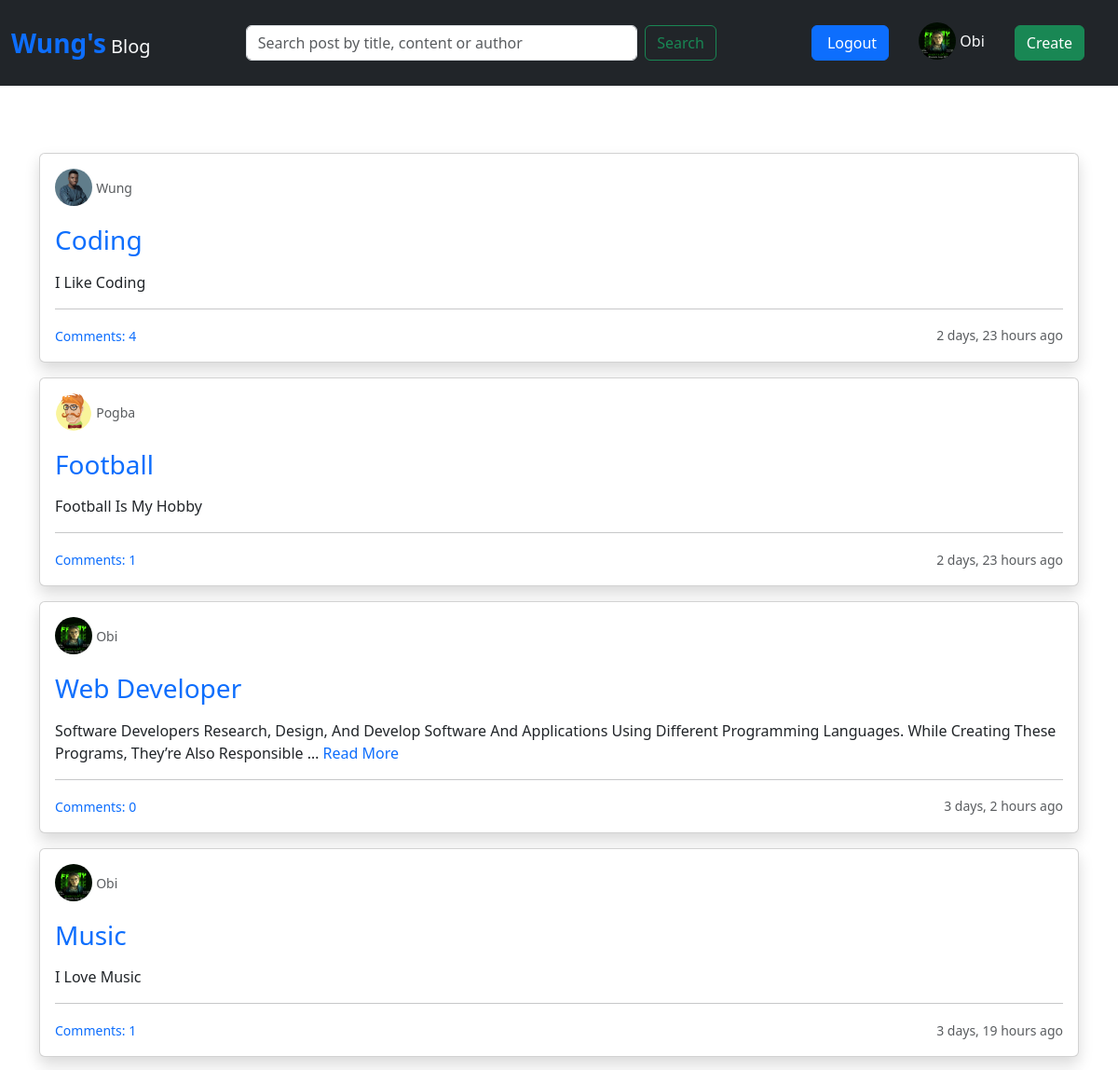
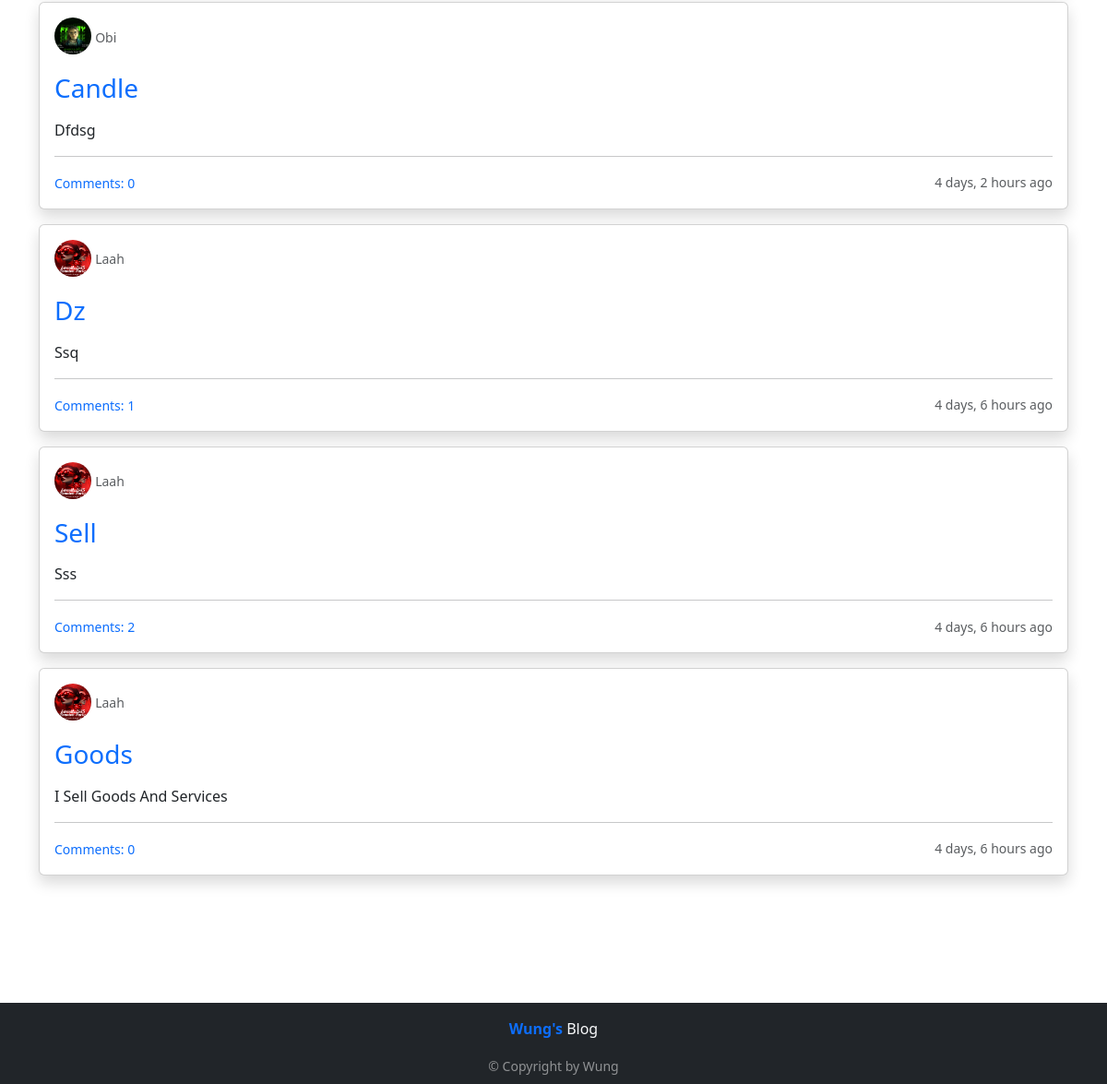
Screenshot of / (signed in) with the database file from the repository (2 pictures, top to bottom).
### blog/models.py (models this page shows, shortened)
class UserProfile(models.Model):
    user = models.OneToOneField(User, on_delete=models.CASCADE)
    bio = models.TextField(blank=True)
    profile_picture = models.ImageField(upload_to='profile_pictures', null=True, blank=True)
    created = models.DateTimeField(auto_now_add=True)
    updated = models.DateTimeField(auto_now=True)

class Post(models.Model):
    title = models.CharField(max_length=200)
    content = models.TextField(blank=True)
    author = models.ForeignKey(User, on_delete=models.CASCADE, related_name='posts')
    created = models.DateTimeField(auto_now_add=True)
    updated = models.DateTimeField(auto_now=True)
    class Meta:
        ordering = ['-updated', '-created']

### blog/views.py (the view)
# urls.py: path('', views.listPosts, name="home"),
@login_required(login_url='login')
def listPosts(request, query=None):
    user = request.user
    user_profile, created = UserProfile.objects.get_or_create(user=user)
    q = request.GET.get('q') if request.GET.get('q') is not None else ""
    if query:
        posts = Post.objects.filter(
            Q(title__icontains=q) |
            Q(content__icontains=q) |
            Q(author__username__icontains=q)
        ).annotate(comment_count=Count('comments')).order_by('-created')
        if not posts.exists():
            messages.info(request, "Nothing found")
            posts = Post.objects.all().annotate(comment_count=Count('comments'))
    else:
        posts = Post.objects.all().annotate(comment_count=Count('comments')).order_by('-created')
        query = ""
    context = {
        'posts': posts,
        'user': user,
        'user_profile': user_profile,
        'q': query
    }
    return render(request, 'index.html', context)

### blog/context_processors.py (called while the page is built)
def user_profile(request):
    if request.user.is_authenticated:
        try:
            user_profile, created = UserProfile.objects.get_or_create(user=request.user)
        except UserProfile.DoesNotExist:
            user_profile = None
    else:
        user_profile = None
    return {'user_profile': user_profile}

### templates/index.html (shortened to what this page needs)
{% extends 'includes/base.html' %}
{% load static %}
{% block content %}
<div class="container my-5">
    {% for post in posts %}
    <div class="card mb-3 shadow">
        <div class="card-body">
            <a href="{% url 'profile' post.author.id %}" class="text-decoration-none mt-3">
                {% if post.author.userprofile.profile_picture %}
                    <img src="{{ post.author.userprofile.profile_picture.url }}"  width="40" height="40" class="profile-picture rounded-circle mb-1" alt="Profile Picture">
                {% else %}
                    <img src="{% static 'images/th.jpeg' %}" class="rounded-circle me-2" width="40" height="40" alt="User Profile">
                {% endif %}
                <small class="text-muted text-capitalize me-2">{{ post.author }}</small>
            </a>
            <h3 class="card-title mt-3">
                <a href="{% url 'detail' post.id %}" class="heading text-decoration-none text-primary text-capitalize mt-6">{{ post.title }}</a>
            </h3>
            {% if post.content|wordcount > 20 %}
            <a href="{% url 'detail' post.id %}" class="text-decoration-none text-dark ">
                <p class="card-text text-capitalize mt-3">{{ post.content|truncatewords:20 }}
                    <span class="read-more text-primary">Read More</span>
                </p>
            </a>
            {% else %}
                <p class="card-text text-capitalize mt-3">{{ post.content }}
            {% endif %}
            <hr>
            <div class="d-flex justify-content-between align-items-center">
                <a href="{% url 'comment-post' post.id %}" class="text-decoration-none"><small>Comments: {{post.comment_count}}</small></a>
                <small class="text-muted">{{ post.created|timesince }} ago</small>
            </div>
        </div>
    </div>
    {% endfor %}
</div>
{% endblock %}

### templates/includes/base.html (shortened to what this page needs)
{% load static %}
<!DOCTYPE html>
<html lang="en">
<head>
    <link rel="stylesheet" href="{% static 'styles/main.css' %}">
    <link href="https://cdn.jsdelivr.net/npm/bootstrap@5.3.3/dist/css/bootstrap.min.css" rel="stylesheet">
</head>
<body>
    {% include 'includes/navbar.html' %}
    {% block content %}
    {% endblock %}
    {% include 'includes/footer.html' %}
</body>
</html>

### templates/includes/navbar.html (shortened to what this page needs)
{% load static %}
<nav class="navbar navbar-expand-lg bg-dark py-3">
    <div class="container-fluid">
        <a class="navbar-brand text-light" href="{% url 'home' %}">
            <span class="text-primary fw-bold fs-3">Wung's</span> Blog
        </a>
        <div class="collapse navbar-collapse" id="navbarTogglerDemo01">
            <form class="d-flex mx-auto w-50" role="search" id="searchForm" method="GET">
                <input class="form-control me-2" type="search" id="searchInput" value="{{ q }}" name="q" placeholder="Search post by title, content or author" aria-label="Search">
                <button class="btn btn-outline-success" type="submit">Search</button>
            </form>
            <ul class="navbar-nav ms-3 mb-2 mb-lg-0 align-items-center">
                <li class="nav-item">
                    {% if request.user.is_authenticated %}
                        <a class="btn btn-primary ps-3 me-4" href="{% url 'logout' %}">Logout</a>
                    {% else %}
                        <a class="btn btn-primary ps-3 me-4" href="{% url 'login' %}">Login/Signup</a>
                    {% endif %}
                </li>
                {% if request.user.is_authenticated and user_profile %}
                <li class="nav-item d-flex align-items-center me-4">
                    <a class="nav-link text-light" href="{% url 'profile' request.user.id %}">
                        {% if user_profile.profile_picture %}
                            <img src="{{ user_profile.profile_picture.url }}" width="40" height="40" class="profile-picture rounded-circle mb-1" alt="Profile Picture">
                        {% else %}
                            <img src="{% static 'images/th.jpeg' %}" class="rounded-circle me-2" width="40" height="40" alt="User Profile">
                        {% endif %}
                        <span class="text-capitalize">{{ request.user.username }}</span>
                    </a>
                </li>
                {% endif %}
                {% if request.user.is_authenticated %}
                <li class="nav-item">
                    <a class="btn btn-success me-4" href="{% url 'create-post' %}">Create</a>
                </li>
                {% endif %}
            </ul>
        </div>
    </div>
</nav>

### templates/includes/footer.html (shortened to what this page needs)
{% load static %}
<footer class="bg-dark py-2 mt-auto">
    <div class="container text-light text-center">
        <p class="display-7 mt-2 mb-3 d-none d-md-block"><span class="text-primary fw-bold">Wung's</span> Blog</p>
        <small class="text-white-50">&copy; Copyright by Wung</small>
    </div>
</footer>

### static/styles/main.css (style rules this page uses)
.heading { color: blue; }
html, body { height: 100%; }
body { display: flex; flex-direction: column; }

### templates/includes/base.html (style rules this page uses)
html, body { height: 100%; }
body { display: flex; flex-direction: column; }

### rows the page displays
UserProfile: profile_picture (picture)
Post: author.userprofile.profile_picture (picture), author "Wung", title "Coding", content "I Like Coding", comment_count "4", created "2 days, 23 hours"
Post: author.userprofile.profile_picture (picture), author "Pogba", title "Football", content "Football Is My Hobby", comment_count "1", created "2 days, 23 hours"
Post: author.userprofile.profile_picture (picture), author "Obi", title "Web Developer", content "Software Developers Research, Design, And Develop Software And Applications Using Different Programming Languages. While Creating These Programs, They’re Also Responsible …", comment_count "0", created "3 days, 2 hours"
Post: author.userprofile.profile_picture (picture), author "Obi", title "Music", content "I Love Music", comment_count "1", created "3 days, 19 hours"
Post: author.userprofile.profile_picture (picture), author "Obi", title "Candle", content "Dfdsg", comment_count "0", created "4 days, 2 hours"
Post: author.userprofile.profile_picture (picture), author "Laah", title "Dz", content "Ssq", comment_count "1", created "4 days, 6 hours"
Post: author.userprofile.profile_picture (picture), author "Laah", title "Sell", content "Sss", comment_count "2", created "4 days, 6 hours"
Post: author.userprofile.profile_picture (picture), author "Laah", title "Goods", content "I Sell Goods And Services", comment_count "0", created "4 days, 6 hours"

### other values shown
{{ request.user.username }} "Obi"
